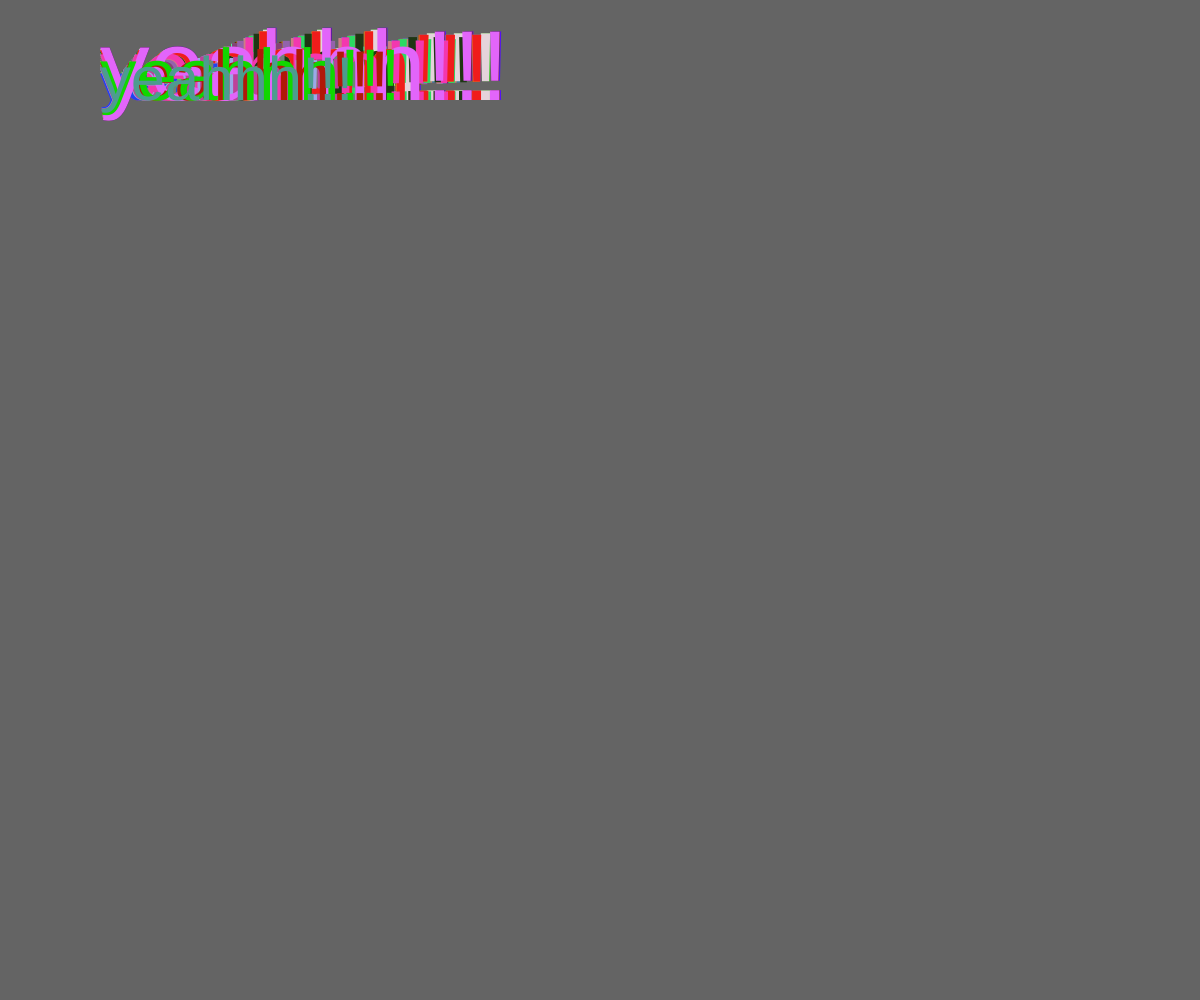
Frame 1 (no input)
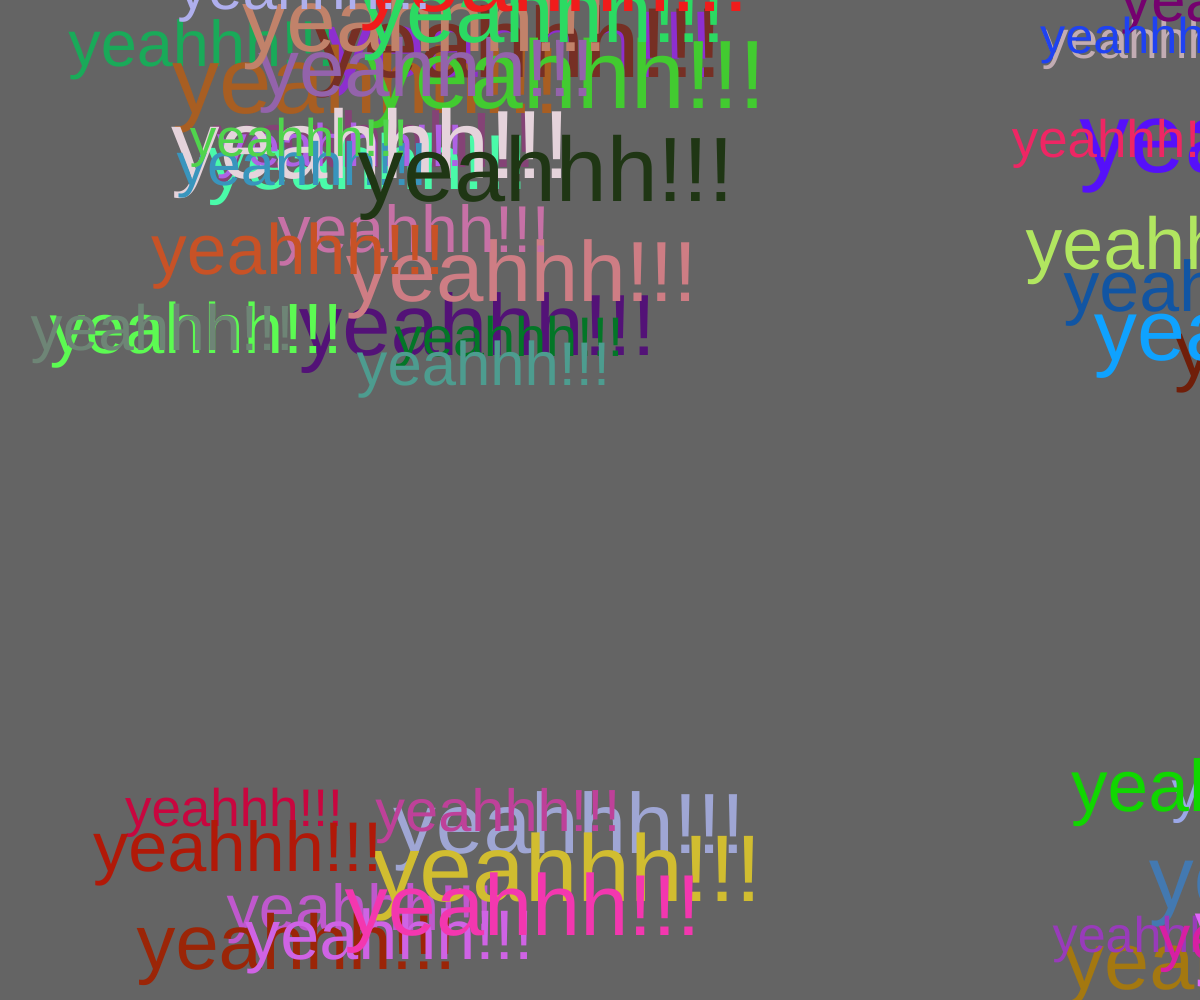
Frame 60 (no input)
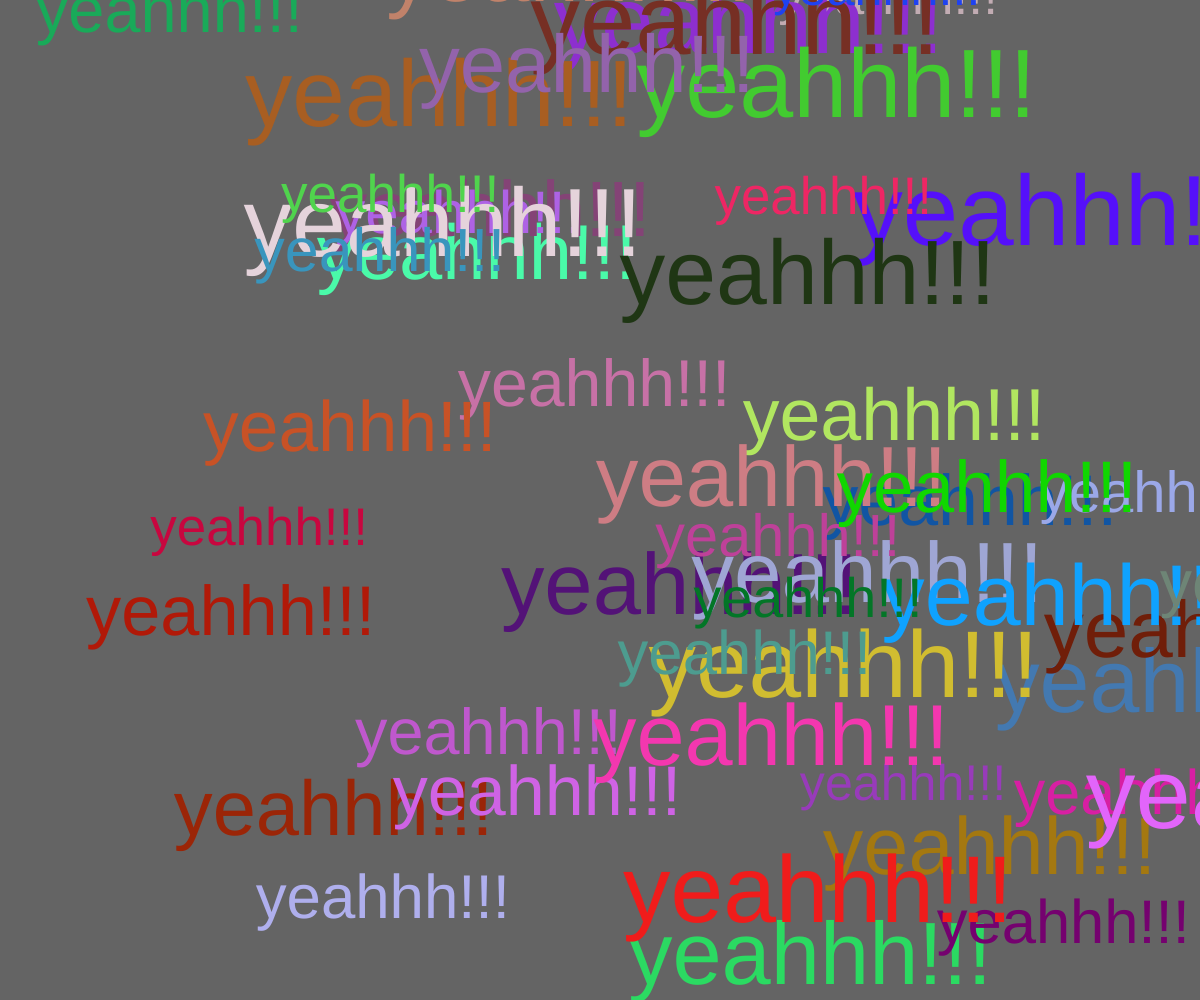
Frame 120 (the mouse pressed at the canvas centre since frame 60)

The p5.js sketch that drew these frames (run headless with seeded random() and noise() and a simulated clock; from frame 60 on, the mouse is pressed at the canvas centre):

// p5.js sketch
// ── sketch.js
let cars = [] ;
function setup() {
  createCanvas(windowWidth, windowHeight);

  // Spawn an object

  for (let i = 0; i < 50 ; i++) {
   cars.push(new Car()) ;
  }
}
function draw() {
  background(100);

 for (let i = 0; i < cars.length ; i++){
   cars[i].display() ;
   cars[i].move() ;

 }
}



// Car class
class Car {

  // constructor and attributes
  constructor() {
     this.pos = createVector(100,100) ;
    this.vel = createVector(random(-5,5), random(-5,5)) ;
    this.col = color(random(255), random(255), random(255)) ;
  this.size = random(50, 100);
  }

  // methods

  display() {
    fill(this.col) ;
    //rect(this.pos.x, this.pos.y, 50, 25);
    textSize(this.size) ;
   text("yeahhh!!!",this.pos.x, this.pos.y);
  }

  move() {
    this.pos.add(this.vel) ;
    if(this.pos.x > width) this.pos.x = 0;
if (this.pos.x < 0) this.pos.x = width;
    if(this.pos.y > height)this.pos.y = 0;
    if(this.pos.y < 0)this.pos.y = height ;
  }

}
